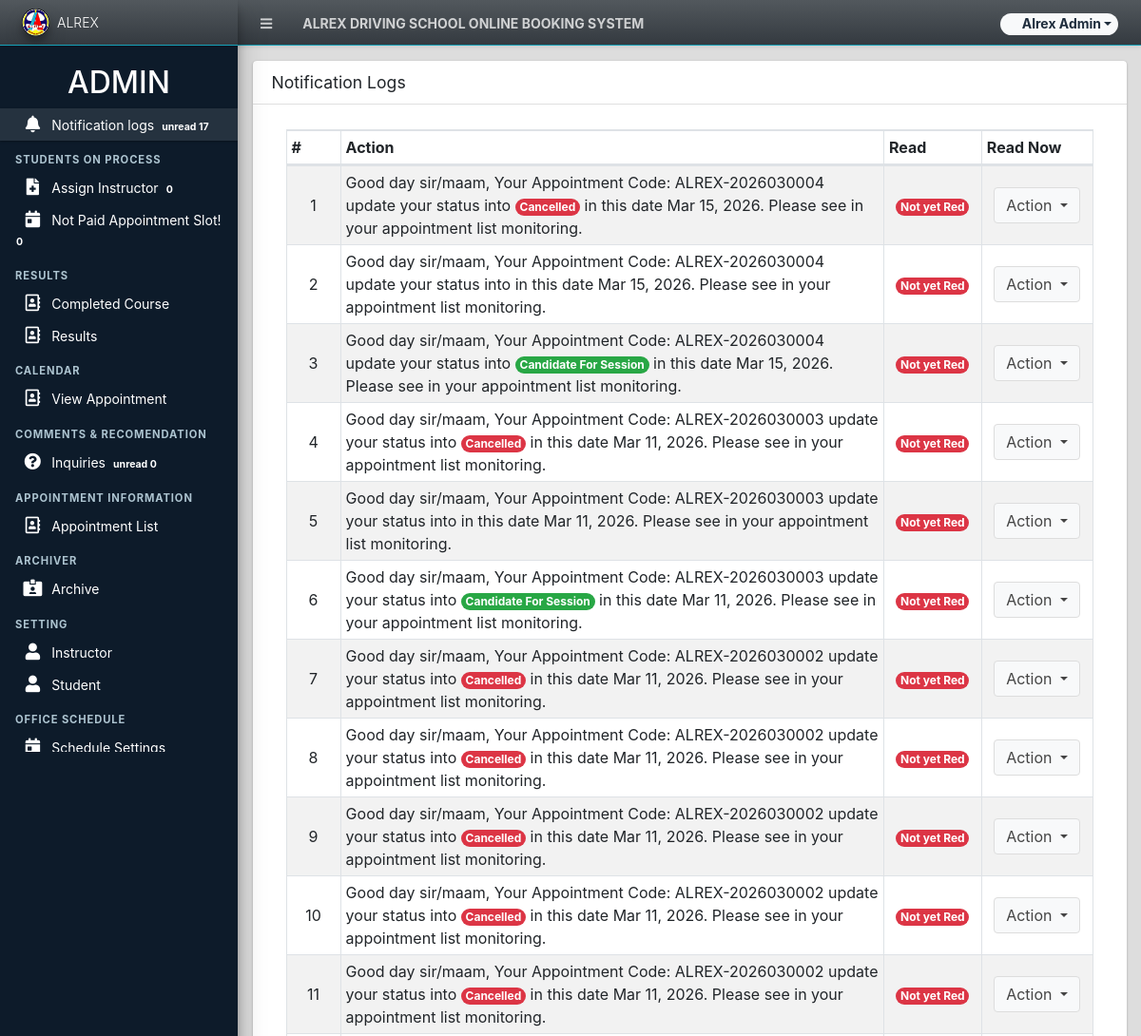
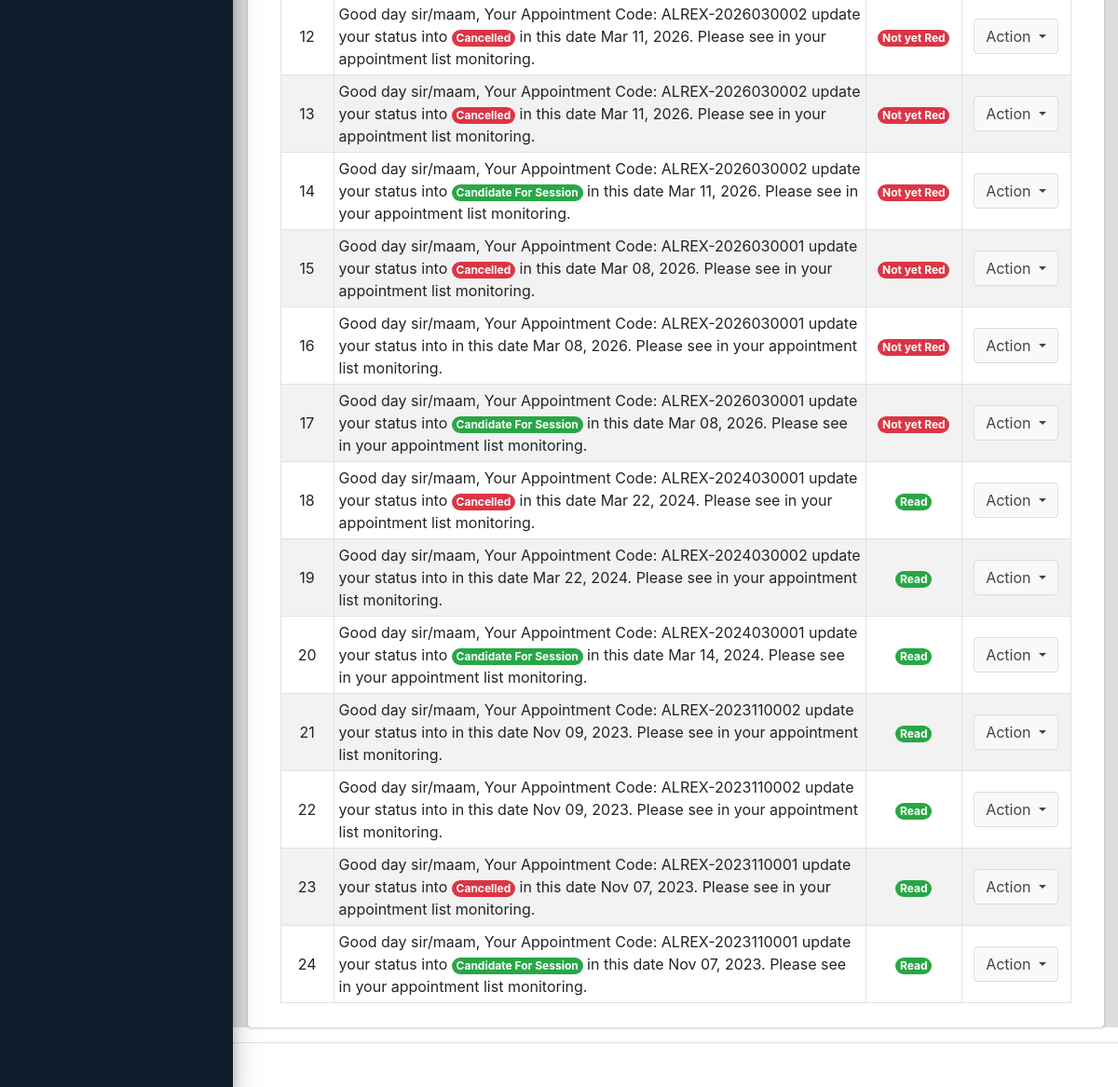
/admin/?page=notification_logs (signed in), run on the app's committed database (2 pictures, top to bottom).
### tables this page shows
CREATE TABLE `notification` (
  `id` int(11) NOT NULL,
  `status` tinyint(4) NOT NULL,
  `date_created` datetime NOT NULL DEFAULT current_timestamp(),
  `clientid` tinyint(10) NOT NULL,
  `code` varchar(100) NOT NULL,
  `read` tinyint(40) NOT NULL
);

### admin/notification_logs/index.php (the view, shortened to what this page needs)
<div class="card ">
	<div class="card-header">
		<h3 class="card-title">Notification Logs</h3>
	</div>
	<div class="card-body">
		<div class="container-fluid">
        <div class="container-fluid">
			<table class="table table-hover table-striped table-bordered">
				<colgroup>
					<col width="5%">
				<col width="50%">
				<col width="5%">
				<col width="5%">
			</colgroup>
				<thead>
					<tr>
						<th>#</th>
						<th>Action</th>
				<th>Read</th>
					<th>Read Now</th>
					</tr>
				</thead>
				<tbody>
					<?php
						$i = 1;
						$qry = $conn->query("SELECT * from `notification`  order by (`date_created`) desc ");
						while($row = $qry->fetch_assoc()):
					?>
						<tr>
							<td class="text-center"><?php echo $i++; ?></td>
							<td class="text-left">Good day sir/maam, Your Appointment Code: <?php echo ($row['code']) ?> update your status into <?php
									switch ($row['status']){
										case 1:
											echo '<span class="rounded-pill badge badge-success">Candidate For Session</span>';
											break;
										case 3:
											echo '<span class="rounded-pill badge badge-danger">Cancelled</span>';
											break;
									}
								?> in this date <?php echo date("M d, Y",strtotime($row['date_created'])) ?>. Please see in your appointment list monitoring. </td>
	<td class="text-center"><?php
									switch ($row['read']){
										case 0:
											echo '<span class="rounded-pill badge badge-danger">Not yet Red</span>';
											break;
										case 1:
											echo '<span class="rounded-pill badge badge-success">Read</span>';
											break;
									}
								?></td>
							<td class="text-center">
							<button type="button" class="btn btn-default dropdown-toggle" data-toggle="dropdown" aria-expanded="true">
		                      Action
		                    </button>
						</td>
						</tr>
					<?php endwhile; ?>
				</tbody>
			</table>
		</div>
		</div>
	</div>
</div>

### data on the page
notification: code "ALREX-2026030004", status "Cancelled", date_created "Mar 15, 2026", read "Not yet Red"
notification: code "ALREX-2026030004", date_created "Mar 15, 2026", read "Not yet Red"
notification: code "ALREX-2026030004", status "Candidate For Session", date_created "Mar 15, 2026", read "Not yet Red"
notification: code "ALREX-2026030003", status "Cancelled", date_created "Mar 11, 2026", read "Not yet Red"
notification: code "ALREX-2026030003", date_created "Mar 11, 2026", read "Not yet Red"
notification: code "ALREX-2026030003", status "Candidate For Session", date_created "Mar 11, 2026", read "Not yet Red"
notification: code "ALREX-2026030002", status "Cancelled", date_created "Mar 11, 2026", read "Not yet Red"
notification: code "ALREX-2026030002", status "Cancelled", date_created "Mar 11, 2026", read "Not yet Red"
notification: code "ALREX-2026030002", status "Cancelled", date_created "Mar 11, 2026", read "Not yet Red"
notification: code "ALREX-2026030002", status "Cancelled", date_created "Mar 11, 2026", read "Not yet Red"
notification: code "ALREX-2026030002", status "Cancelled", date_created "Mar 11, 2026", read "Not yet Red"
notification: code "ALREX-2026030002", status "Cancelled", date_created "Mar 11, 2026", read "Not yet Red"
notification: code "ALREX-2026030002", status "Cancelled", date_created "Mar 11, 2026", read "Not yet Red"
notification: code "ALREX-2026030002", status "Candidate For Session", date_created "Mar 11, 2026", read "Not yet Red"
notification: code "ALREX-2026030001", status "Cancelled", date_created "Mar 08, 2026", read "Not yet Red"
notification: code "ALREX-2026030001", date_created "Mar 08, 2026", read "Not yet Red"
notification: code "ALREX-2026030001", status "Candidate For Session", date_created "Mar 08, 2026", read "Not yet Red"
notification: code "ALREX-2024030001", status "Cancelled", date_created "Mar 22, 2024", read "Read"
notification: code "ALREX-2024030002", date_created "Mar 22, 2024", read "Read"
notification: code "ALREX-2024030001", status "Candidate For Session", date_created "Mar 14, 2024", read "Read"
notification: code "ALREX-2023110002", date_created "Nov 09, 2023", read "Read"
notification: code "ALREX-2023110002", date_created "Nov 09, 2023", read "Read"
notification: code "ALREX-2023110001", status "Cancelled", date_created "Nov 07, 2023", read "Read"
notification: code "ALREX-2023110001", status "Candidate For Session", date_created "Nov 07, 2023", read "Read"

### other printed values
$_settings->info('name') "ALREX DRIVING SCHOOL ONLINE BOOKING SYSTEM"
$_settings->userdata('firstname').' '.$_settings->userdata('lastname') "Alrex Admin"
$_settings->info('short_name') "ALREX"
$nsospending "17"
$seee "0"
$seesse "0"
$nsospendings "0"
